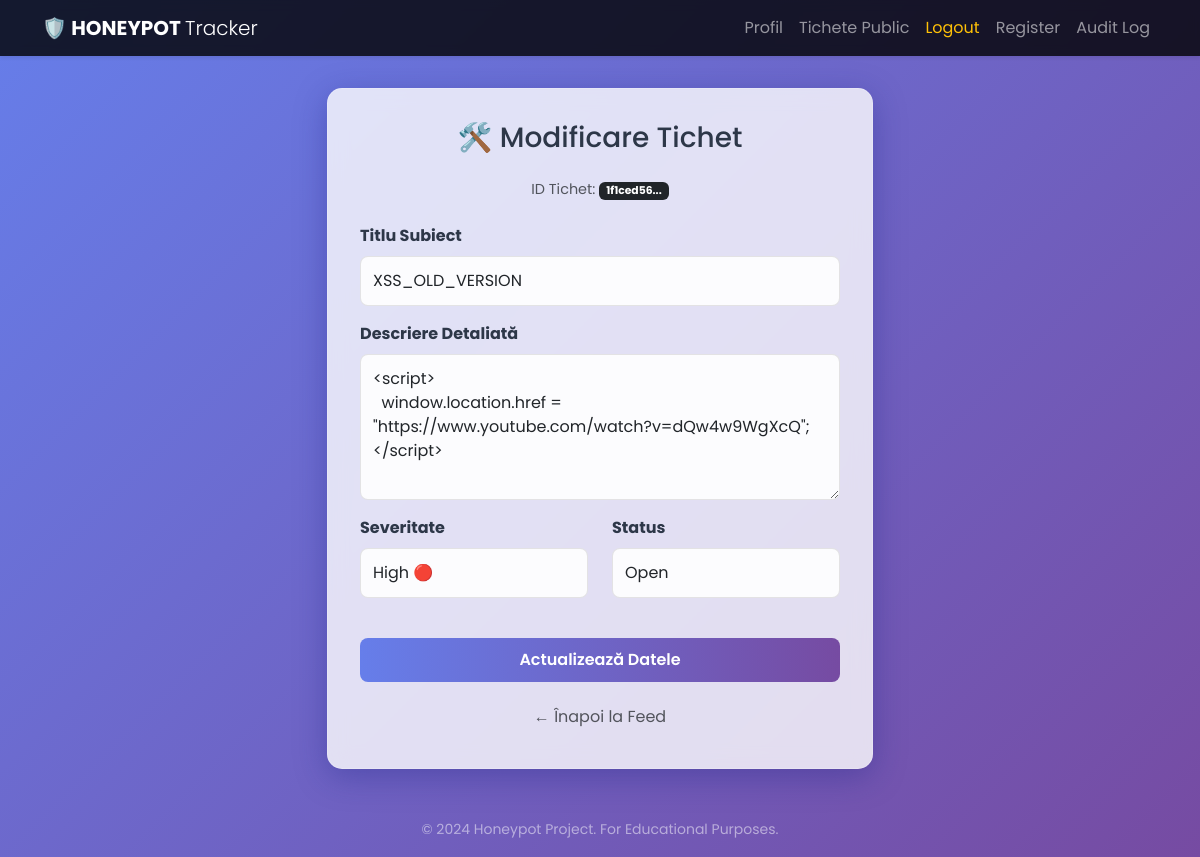
Screenshot of /tickets/edit/1f1ced56a82c45f1928486ae3100a601 (signed in) with the database file from the repository.
### tables this page shows
CREATE TABLE tickets(
    id TEXT PRIMARY KEY NOT NULL,
    title TEXT NOT NULL,
    description TEXT NOT NULL,
    severity TEXT NOT NULL,
    status TEXT NOT NULL,
    owner_Id TEXT NOT NULL,
    created_at TEXT NOT NULL,
    updated_at TEXT NOT NULL,
    FOREIGN KEY (owner_Id) REFERENCES USERS(ID)
);

### app.py (the view, shortened to what this page needs)
@app.route("/tickets/edit/<ticket_id>", methods=["GET", "POST"])
def tickets_edit(ticket_id):
    login_required()
    db = get_db()
    ticket = db.execute("SELECT * FROM tickets WHERE id = ?", (ticket_id,)).fetchone()
    if not ticket:
        flash("Tichetul nu a fost găsit.")
        return redirect(url_for("tickets"))
    return render_template("tickets_edit.html", ticket=ticket)

### app.py (called while the page is built)
@app.teardown_appcontext
def teardown_db(exception):
    close_db(exception)

def login_required():
    if not session.get("user_id"):
        abort(401)

### db.py (called while the page is built)
def get_db():
    if "db" not in g:
        g.db = sqlite3.connect(DB_PATH)
        g.db.row_factory = sqlite3.Row
    return g.db

### templates/tickets_edit.html (shortened to what this page needs)
{% extends "base.html" %}
{% block content %}
<div class="row justify-content-center">
    <div class="col-md-6">
        <div class="glass-panel">
            <h3 class="mb-4 text-center">🛠️ Modificare Tichet</h3>
            <p class="text-center text-muted mb-4" style="font-size: 0.9rem;">
                ID Tichet: <span class="badge bg-dark">{{ ticket['id'][:8] }}...</span>
            </p>
            <form method="post">
                <div class="mb-3">
                    <label class="form-label fw-bold">Titlu Subiect</label>
                    <input name="title" class="form-control" value="{{ ticket['title'] }}" required>
                </div>
                <div class="mb-3">
                    <label class="form-label fw-bold">Descriere Detaliată</label>
                    <textarea name="description" class="form-control" rows="5" required>{{ ticket['description'] }}</textarea>
                </div>
                <div class="row">
                    <div class="col-6 mb-3">
                        <label class="form-label fw-bold">Severitate</label>
                        <select name="severity" class="form-select">
                            <option value="high" {% if ticket['severity'] == 'high' %}selected{% endif %}>High 🔴</option>
                        </select>
                    </div>
                    <div class="col-6 mb-3">
                        <label class="form-label fw-bold">Status</label>
                        <select name="status" class="form-select">
                            <option value="open" {% if ticket['status'] == 'open' %}selected{% endif %}>Open</option>
                        </select>
                    </div>
                </div>
                <div class="d-grid gap-2 mt-4">
                    <button type="submit" class="btn-custom">Actualizează Datele</button>
                    <a href="{{ url_for('tickets') }}" class="btn btn-link text-decoration-none text-muted mt-2">
                        ← Înapoi la Feed
                    </a>
                </div>
            </form>
        </div>
    </div>
</div>
{% endblock %}

### templates/base.html (style rules this page uses)
:root { --primary-gradient: linear-gradient(135deg, #667eea 0%, #764ba2 100%); --glass-bg: rgba(255, 255, 255, 0.8); --glass-border: rgba(255, 255, 255, 0.2); --text-main: #2d3748; }
body { font-family: 'Poppins', sans-serif; background: var(--primary-gradient); min-height: 100vh; color: var(--text-main); display: flex; flex-direction: column; }
.glass-panel { background: var(--glass-bg); backdrop-filter: blur(10px); -webkit-backdrop-filter: blur(10px); border-radius: 15px; border: 1px solid var(--glass-border); box-shadow: 0 8px 32px 0 rgba(31, 38, 135, 0.37); padding: 2rem; margin-top: 2rem; margin-bottom: 2rem; }
.btn-custom { background: linear-gradient(90deg, #667eea, #764ba2); color: white; border: none; padding: 10px 20px; border-radius: 8px; font-weight: 600; transition: all 0.3s ease; text-decoration: none; display: inline-block; }
.form-control, .form-select { border-radius: 8px; border: 1px solid rgba(0,0,0,0.1); padding: 0.75rem; background: rgba(255, 255, 255, 0.9); }

### templates/tickets_edit.html (style rules this page uses)
.glass-panel { transition: transform 0.3s ease; }

### rows the page displays
tickets: title "XSS_OLD_VERSION", description "<script> window.location.href = \"https://www.youtube.com/watch?v=dQw4w9WgXcQ\"; </script>", severity "High 🔴", status "Open"

### other values shown
{{ ticket['id'][:8] }} "1f1ced56"
